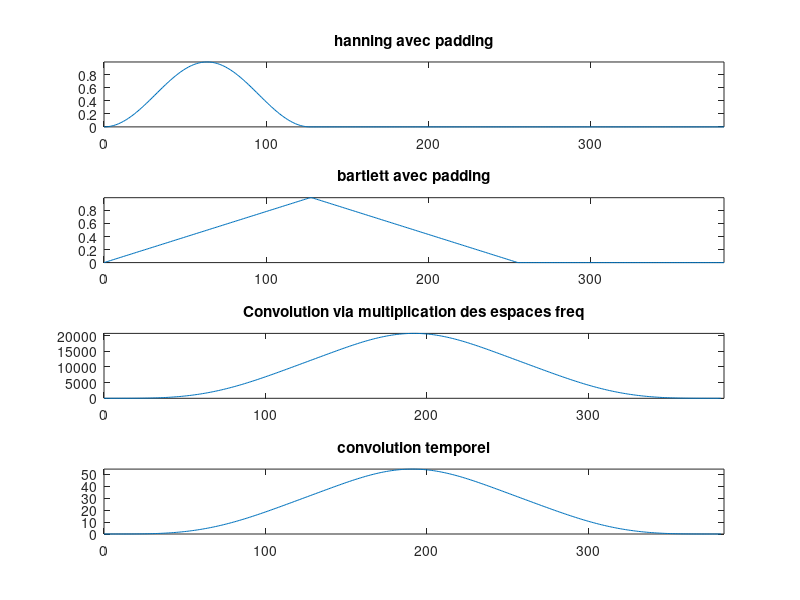

MATLAB code for this plot:
% 2014-04-26
% Traitement du signal
% TD3
% Benjamin Derville

% Convolution cyclique avec zero padding
%% voir 'http://www.dspguide.com/ch9/3.htm'


Ng = 128;
Nx = 256;
Min = 2;
Max = Nx + Ng;

g = hanning(Ng); % 128 valeurs
x = bartlett(Nx); % 256 valeurs

x = [x; zeros(Ng-1,1)];
g = [g; zeros(Nx-1,1)];


% on fait une convolution en temporel
yct = conv(x',g');
yct = yct(1:Max-1);


% on fait une multiplication en freq
fx = fft(x);
fg = fft(g);
fy = fx .* fg;
ycyc = abs(fft(fy));
size(ycyc) % 383 = 128 + 256 - 1 (l'addition du nbr de valeur possitive)

clf;
figure(1);
subplot(411);
plot([0:Nx+Ng-2],g);
title('hanning avec padding');
axis([0,Nx+Ng-2,0,max(g)]);

subplot(412);
plot([0:Nx+Ng-2],x);
title('bartlett avec padding');
axis([0,Nx+Ng-2,0,max(x)]);

subplot(413);
plot([0:Nx+Ng-2],ycyc);
title('Convolution via multiplication des espaces freq');
axis([0,Nx+Ng,0,max(ycyc)]);

subplot(414);
plot([0:Nx+Ng-2],yct);
title('convolution temporel');
axis([0,Nx+Ng,0,max(yct)]);
